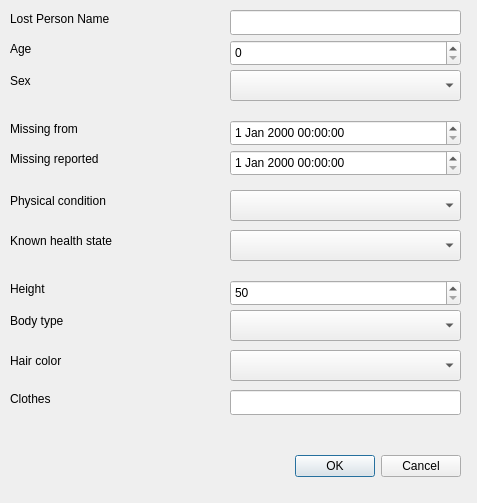
<?xml version="1.0" encoding="UTF-8"?>
<ui version="4.0">
 <class>Dialog</class>
 <widget class="QDialog" name="Dialog">
  <property name="geometry">
   <rect>
    <x>0</x>
    <y>0</y>
    <width>477</width>
    <height>503</height>
   </rect>
  </property>
  <property name="windowTitle">
   <string>Person information</string>
  </property>
  <widget class="QDialogButtonBox" name="buttonBox">
   <property name="geometry">
    <rect>
     <x>120</x>
     <y>450</y>
     <width>341</width>
     <height>32</height>
    </rect>
   </property>
   <property name="orientation">
    <enum>Qt::Horizontal</enum>
   </property>
   <property name="standardButtons">
    <set>QDialogButtonBox::Cancel|QDialogButtonBox::Ok</set>
   </property>
  </widget>
  <widget class="QLabel" name="labelName">
   <property name="geometry">
    <rect>
     <x>10</x>
     <y>10</y>
     <width>211</width>
     <height>17</height>
    </rect>
   </property>
   <property name="text">
    <string>Lost Person Name</string>
   </property>
  </widget>
  <widget class="QLineEdit" name="lineEditName">
   <property name="geometry">
    <rect>
     <x>230</x>
     <y>10</y>
     <width>231</width>
     <height>25</height>
    </rect>
   </property>
  </widget>
  <widget class="QLabel" name="labelAge">
   <property name="geometry">
    <rect>
     <x>10</x>
     <y>40</y>
     <width>111</width>
     <height>17</height>
    </rect>
   </property>
   <property name="text">
    <string>Age</string>
   </property>
  </widget>
  <widget class="QSpinBox" name="spinBoxAge">
   <property name="geometry">
    <rect>
     <x>230</x>
     <y>40</y>
     <width>231</width>
     <height>26</height>
    </rect>
   </property>
   <property name="maximum">
    <number>120</number>
   </property>
  </widget>
  <widget class="QLabel" name="labelMissingFrom">
   <property name="geometry">
    <rect>
     <x>10</x>
     <y>120</y>
     <width>201</width>
     <height>17</height>
    </rect>
   </property>
   <property name="text">
    <string>Missing from</string>
   </property>
  </widget>
  <widget class="QDateTimeEdit" name="dateTimeEditMissingFrom">
   <property name="geometry">
    <rect>
     <x>230</x>
     <y>120</y>
     <width>231</width>
     <height>26</height>
    </rect>
   </property>
  </widget>
  <widget class="QLabel" name="labelMissingRepported">
   <property name="geometry">
    <rect>
     <x>10</x>
     <y>150</y>
     <width>211</width>
     <height>17</height>
    </rect>
   </property>
   <property name="text">
    <string>Missing reported</string>
   </property>
  </widget>
  <widget class="QDateTimeEdit" name="dateTimeEditMissingReported">
   <property name="geometry">
    <rect>
     <x>230</x>
     <y>150</y>
     <width>231</width>
     <height>26</height>
    </rect>
   </property>
  </widget>
  <widget class="QLabel" name="labelCondition">
   <property name="geometry">
    <rect>
     <x>10</x>
     <y>190</y>
     <width>211</width>
     <height>21</height>
    </rect>
   </property>
   <property name="text">
    <string>Physical condition</string>
   </property>
  </widget>
  <widget class="QComboBox" name="comboBoxHealth">
   <property name="geometry">
    <rect>
     <x>230</x>
     <y>230</y>
     <width>231</width>
     <height>31</height>
    </rect>
   </property>
  </widget>
  <widget class="QComboBox" name="comboBoxCondition">
   <property name="geometry">
    <rect>
     <x>230</x>
     <y>190</y>
     <width>231</width>
     <height>31</height>
    </rect>
   </property>
  </widget>
  <widget class="QLabel" name="labelHealth">
   <property name="geometry">
    <rect>
     <x>10</x>
     <y>230</y>
     <width>211</width>
     <height>21</height>
    </rect>
   </property>
   <property name="text">
    <string>Known health state</string>
   </property>
  </widget>
  <widget class="QComboBox" name="comboBoxSex">
   <property name="geometry">
    <rect>
     <x>230</x>
     <y>70</y>
     <width>231</width>
     <height>31</height>
    </rect>
   </property>
  </widget>
  <widget class="QLabel" name="labelSex">
   <property name="geometry">
    <rect>
     <x>10</x>
     <y>70</y>
     <width>231</width>
     <height>21</height>
    </rect>
   </property>
   <property name="text">
    <string>Sex</string>
   </property>
  </widget>
  <widget class="QSpinBox" name="spinBoxHeight">
   <property name="geometry">
    <rect>
     <x>230</x>
     <y>280</y>
     <width>231</width>
     <height>26</height>
    </rect>
   </property>
   <property name="minimum">
    <number>50</number>
   </property>
   <property name="maximum">
    <number>250</number>
   </property>
  </widget>
  <widget class="QLabel" name="labelHeight">
   <property name="geometry">
    <rect>
     <x>10</x>
     <y>280</y>
     <width>201</width>
     <height>17</height>
    </rect>
   </property>
   <property name="text">
    <string>Height</string>
   </property>
  </widget>
  <widget class="QComboBox" name="comboBoxBodyType">
   <property name="geometry">
    <rect>
     <x>230</x>
     <y>310</y>
     <width>231</width>
     <height>31</height>
    </rect>
   </property>
  </widget>
  <widget class="QLabel" name="labelBodyType">
   <property name="geometry">
    <rect>
     <x>10</x>
     <y>310</y>
     <width>211</width>
     <height>21</height>
    </rect>
   </property>
   <property name="text">
    <string>Body type</string>
   </property>
  </widget>
  <widget class="QLabel" name="labelHairColor">
   <property name="geometry">
    <rect>
     <x>10</x>
     <y>350</y>
     <width>201</width>
     <height>21</height>
    </rect>
   </property>
   <property name="text">
    <string>Hair color</string>
   </property>
  </widget>
  <widget class="QComboBox" name="comboBoxHairColor">
   <property name="geometry">
    <rect>
     <x>230</x>
     <y>350</y>
     <width>231</width>
     <height>31</height>
    </rect>
   </property>
  </widget>
  <widget class="QLabel" name="labelClothes">
   <property name="geometry">
    <rect>
     <x>10</x>
     <y>390</y>
     <width>201</width>
     <height>17</height>
    </rect>
   </property>
   <property name="text">
    <string>Clothes</string>
   </property>
  </widget>
  <widget class="QLineEdit" name="lineEditClothes">
   <property name="geometry">
    <rect>
     <x>230</x>
     <y>390</y>
     <width>231</width>
     <height>25</height>
    </rect>
   </property>
  </widget>
 </widget>
 <resources/>
 <connections>
  <connection>
   <sender>buttonBox</sender>
   <signal>accepted()</signal>
   <receiver>Dialog</receiver>
   <slot>accept()</slot>
   <hints>
    <hint type="sourcelabel">
     <x>248</x>
     <y>254</y>
    </hint>
    <hint type="destinationlabel">
     <x>157</x>
     <y>274</y>
    </hint>
   </hints>
  </connection>
  <connection>
   <sender>buttonBox</sender>
   <signal>rejected()</signal>
   <receiver>Dialog</receiver>
   <slot>reject()</slot>
   <hints>
    <hint type="sourcelabel">
     <x>316</x>
     <y>260</y>
    </hint>
    <hint type="destinationlabel">
     <x>286</x>
     <y>274</y>
    </hint>
   </hints>
  </connection>
 </connections>
</ui>
